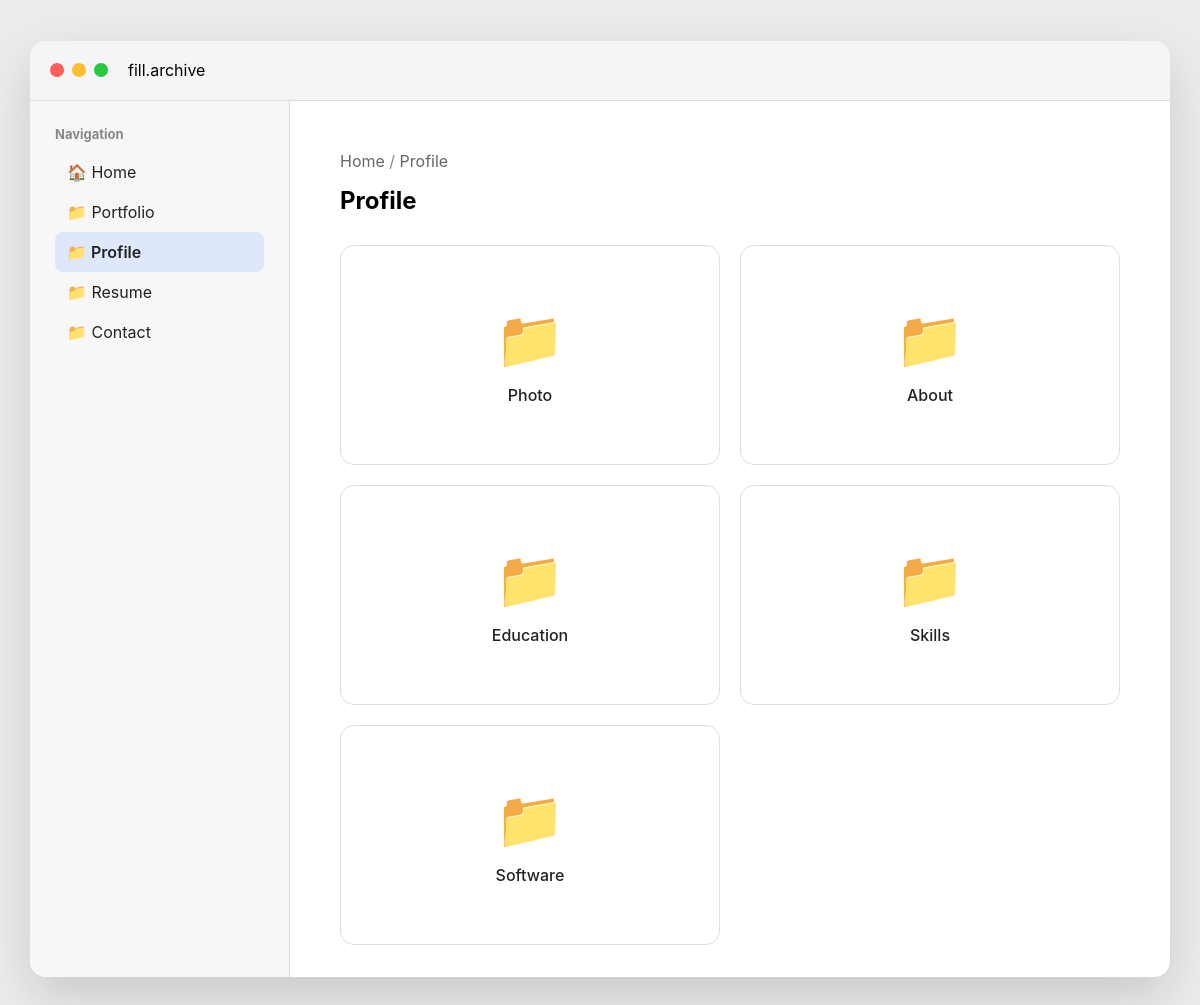
The app's page /folder/9/, older data.
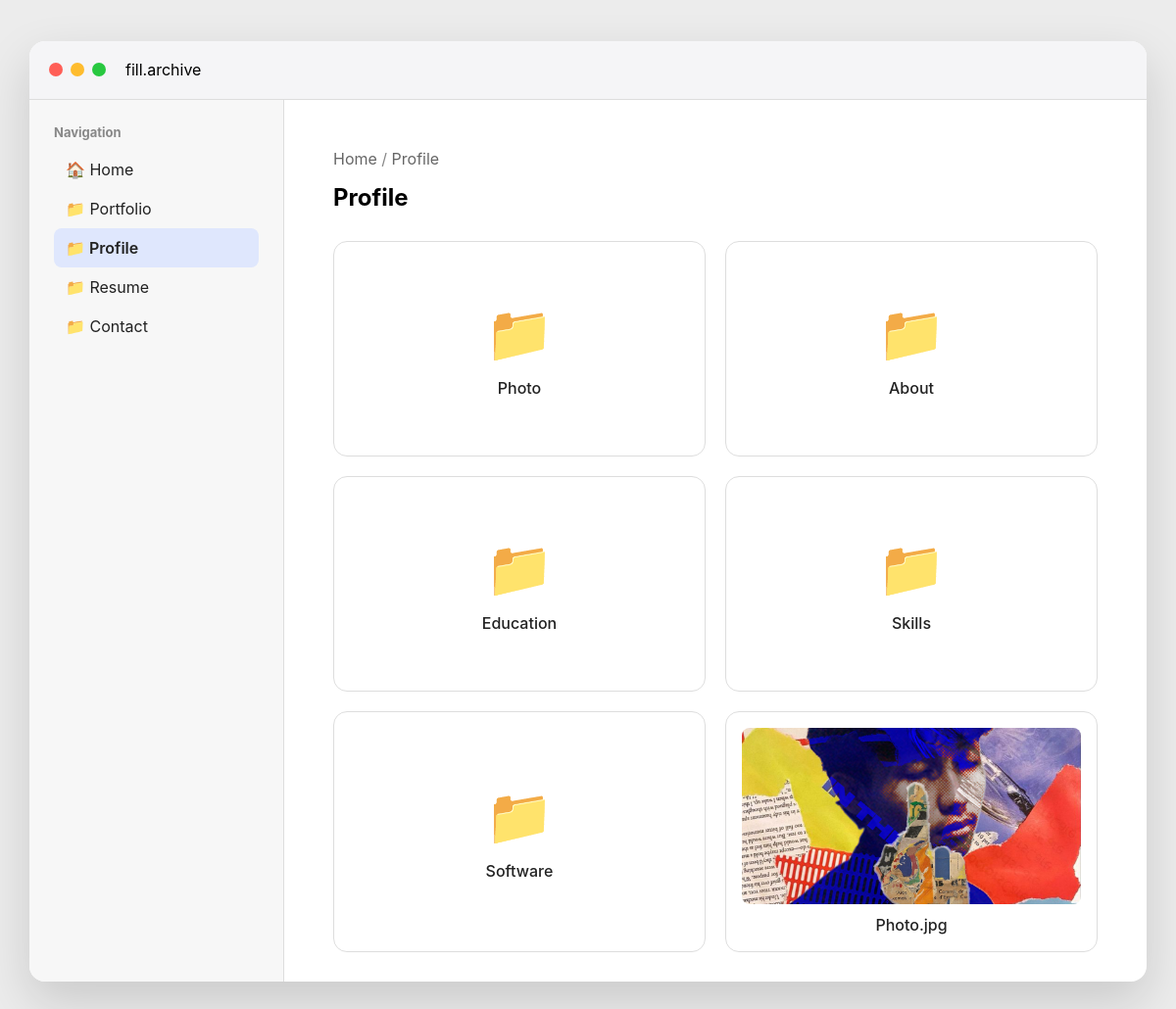
The same page, newer data.
### myapp/models.py (models this page shows, shortened)
class Folder(models.Model):
    name = models.CharField(max_length=100)
    parent = models.ForeignKey(
        'self',
        on_delete=models.CASCADE,
        null=True,
        blank=True,
        related_name='children'
    )

class File(models.Model):
    FILE_TYPES = [
        ('image', 'Image'),
        ('text', 'Text'),
        ('pdf', 'PDF'),
    ]
    folder = models.ForeignKey(
        Folder,
        on_delete=models.CASCADE,
        related_name='files'
    )
    name = models.CharField(max_length=200)
    file_type = models.CharField(
        max_length=20,
        choices=FILE_TYPES
    )
    image = models.ImageField(
        upload_to='files/',
        blank=True,
        null=True
    )
    pdf = models.FileField(
        upload_to='pdf/',
        blank=True,
        null=True
    )
    content = models.TextField(
        blank=True
    )
    folder = models.ForeignKey(
        Folder,
        on_delete=models.CASCADE,
        related_name='files'
    )
    name = models.CharField(max_length=200)
    file_type = models.CharField(
        max_length=20,
        choices=FILE_TYPES
    )
    image = models.ImageField(
        upload_to='files/',
        blank=True,
        null=True
    )
    content = models.TextField(
        blank=True
    )

### myapp/views.py (the view)
def folder_detail(request, folder_id):
    folder = get_object_or_404(
        Folder,
        id=folder_id
    )
    children = folder.children.all()
    files = folder.files.all()
    return render(
    request,
    "pages/folder_detail.html",
    {
        "folder": folder,
        "children": children,
        "files": files,
        "breadcrumbs": get_breadcrumb(folder),
        "sidebar_folders": get_sidebar_folders(),
        "current_folder": get_root_folder(folder)
    }
)

### myapp/views.py (called while the page is built)
def get_breadcrumb(folder):
    breadcrumbs = []
    current = folder
    while current:
        breadcrumbs.insert(0, current)
        current = current.parent
    return breadcrumbs

def get_sidebar_folders():
    return Folder.objects.filter(
        parent=None
    )

def get_root_folder(folder):
    current = folder
    while current.parent:
        current = current.parent
    return current

### myapp/templates/pages/folder_detail.html (shortened to what this page needs)
{% extends 'base.html' %}
{% block content %}
<div class="breadcrumb">
    <a href="{% url 'finder' %}">
        Home
    </a>
    {% for crumb in breadcrumbs %}
        <span>/</span>
        <a href="{% url 'folder_detail' crumb.id %}">
            {{ crumb.name }}
        </a>
    {% endfor %}
</div>
<h2 class="page-title">
    {{ folder.name }}
</h2>
<div class="gallery">
    {% for child in children %}
    <a href="{% url 'folder_detail' child.id %}"
       class="folder-card">
        <div class="folder-icon">
            📁
        </div>
        <div class="folder-name">
            {{ child.name }}
        </div>
    </a>
    {% endfor %}
    {% for file in files %}
    <a href="{% url 'project_detail' file.id %}"
       class="gallery-card">
        {% if file.file_type == "image" and file.image %}
            <img src="{{ file.image.url }}"
                 alt="{{ file.name }}">
        {% elif file.file_type == "text" %}
            <div class="file-icon">
                📄
            </div>
        {% elif file.file_type == "pdf" %}
            <div class="file-icon">
                📕
            </div>
        {% else %}
            <div class="file-icon">
                📦
            </div>
        {% endif %}
        <p>{{ file.name }}</p>
    </a>
    {% endfor %}
</div>
{% endblock %}

### myapp/templates/base.html (shortened to what this page needs)
{% load static %}
<!doctype html>
<html lang="en">
  <head>
    <link rel="stylesheet" href="{% static 'css/style.css' %}" />
  </head>
  <body>
    <div class="window">
      <div class="title-bar">
        <div class="traffic-lights">
          <span class="red"></span>
          <span class="yellow"></span>
          <span class="green"></span>
        </div>
        <div class="title">fill.archive</div>
      </div>
      <div class="workspace">
        <aside class="sidebar">
          <h4>Navigation</h4>
          <a href="{% url 'finder' %}"> 🏠 Home </a>
          {% for folder in sidebar_folders %}
          <a
            href="{% url 'folder_detail' folder.id %}"
            class="{% if current_folder and current_folder.id == folder.id %}active-folder{% endif %}"
          >
            📁 {{ folder.name }}
          </a>
          {% endfor %}
        </aside>
        <main class="content">{% block content %} {% endblock %}</main>
      </div>
    </div>
  </body>
</html>

Row changes from the older to the newer data that the page shows:
added File: image (placeholder picture), name "Photo.jpg"
